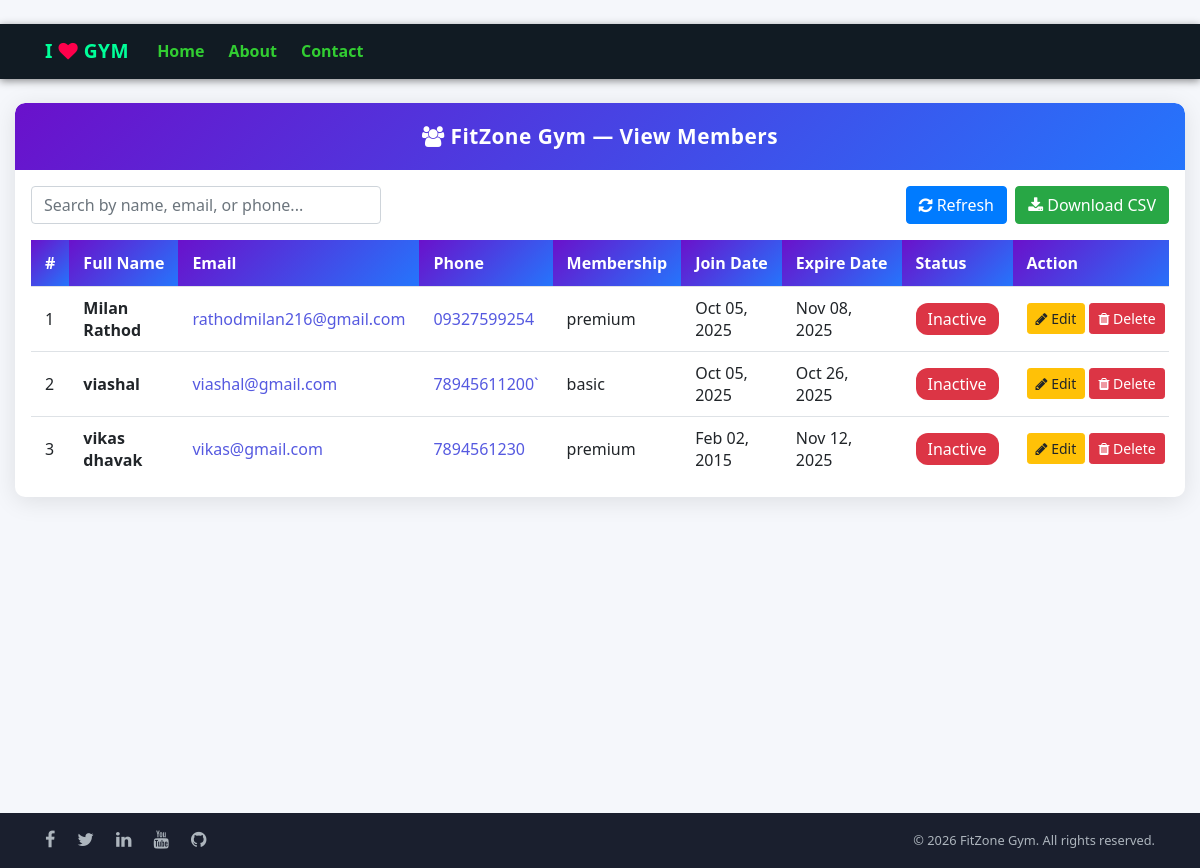
Page /view_member/ on the earlier database version.
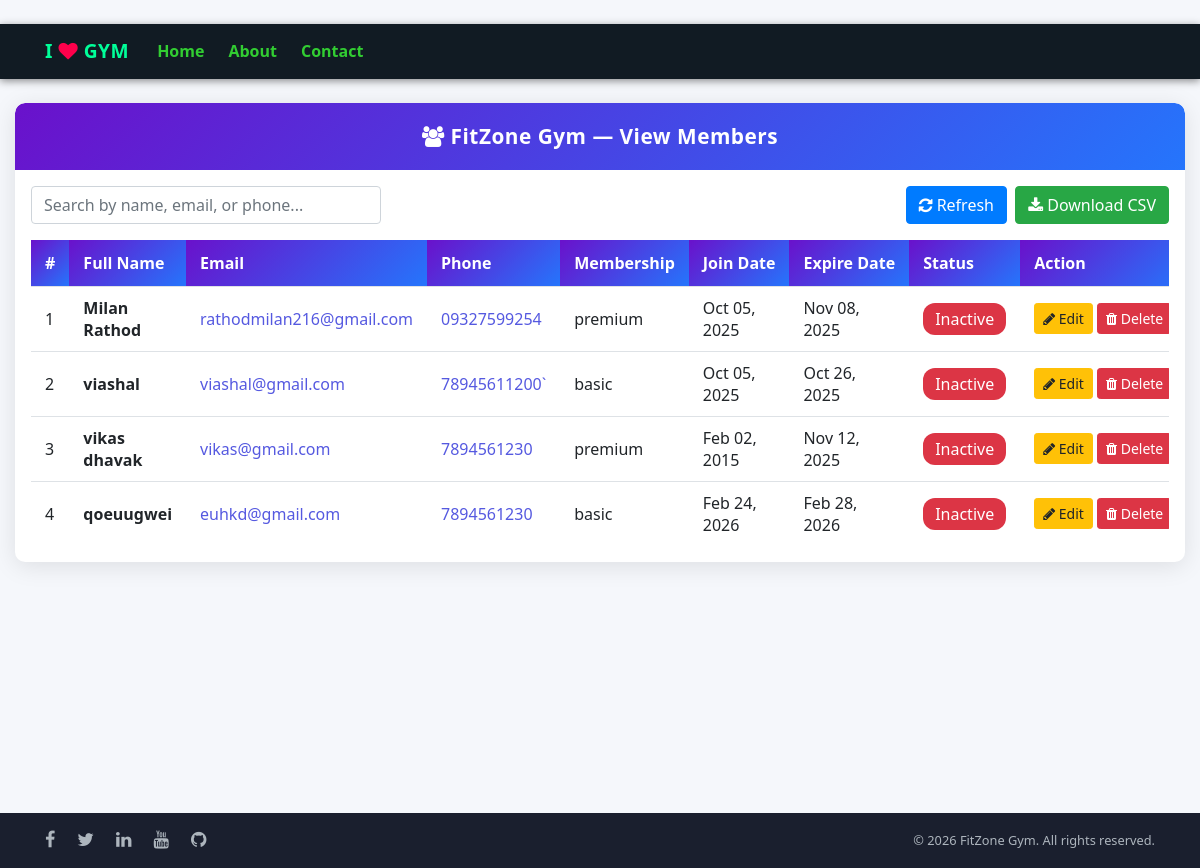
Same page on the later database version.
### gym/models.py (models this page shows, shortened)
class Member(models.Model):
    name = models.CharField(max_length=50)
    contact = models.CharField(max_length=15)
    emailid = models.EmailField(max_length=50)
    age = models.PositiveIntegerField()
    dob = models.DateField(null=True, blank=True)
    gender = models.CharField(max_length=10, default="")
    membership_type = models.CharField(max_length=20, default="basic")
    address = models.CharField(max_length=200, blank=True, default="")
    emergency_contact = models.CharField(max_length=50, blank=True, default="")
    medical_conditions = models.TextField(blank=True, default="")
    plan = models.ForeignKey(Plan, on_delete=models.CASCADE)  # Linked to Plan
    joindate = models.DateField()
    expiredate = models.DateField()
    initialamount = models.DecimalField(max_digits=10, decimal_places=2, default=0)

class Plan(models.Model):
    name = models.CharField(max_length=50)
    amount = models.DecimalField(max_digits=10, decimal_places=2)
    duration = models.PositiveIntegerField(help_text="Duration in days or months")
    def __str__(self):
        return self.name

### gym/views.py (the view)
# urls.py: path('view_member/', View_Member, name='view_member'),
def View_Member(request):
    member = Member.objects.all()
    import datetime
    today = datetime.date.today()
    for m in member:
        try:
            m.status = "Active" if m.expiredate and m.expiredate >= today else "Inactive"
        except Exception:
            m.status = "Inactive"
        if not hasattr(m, 'notes'):
            m.notes = ""
    d = {'member': member}
    return render(request, 'view_member.html', d)

### gym/templates/view_member.html (shortened to what this page needs)
﻿{% extends 'navigation.html' %}
{% block body %}
<div class="container-fluid py-4" style="max-width: 1200px;">
    <div class="view-card bg-white">
        <div class="view-header">
            <i class="fa fa-users"></i> FitZone Gym &mdash; View Members
        </div>
        <div class="p-3">
            <div class="row mb-3 align-items-center">
                <div class="col-md-6 mb-2 mb-md-0">
                    <input type="text" id="memberSearch" class="form-control search-bar" placeholder="Search by name, email, or phone..." onkeyup="searchMembers()">
                </div>
                <div class="col-md-6 text-md-right">
                    <button class="btn btn-primary mr-1" onclick="location.reload();"><i class="fa fa-refresh"></i> Refresh</button>
                    <a href="{% url 'export_member_csv' %}" class="btn btn-success"><i class="fa fa-download"></i> Download CSV</a>
                </div>
            </div>
            <div class="table-responsive">
                <table class="table table-hover mb-0">
                    <thead>
                        <tr>
                            <th>#</th>
                            <th>Full Name</th>
                            <th>Email</th>
                            <th>Phone</th>
                            <th>Membership</th>
                            <th>Join Date</th>
                            <th>Expire Date</th>
                            <th>Status</th>
                            <th>Action</th>
                        </tr>
                    </thead>
                    <tbody id="memberTable">
                        {% for i in member %}
                        <tr>
                            <td>{{ forloop.counter }}</td>
                            <td><strong>{{ i.name }}</strong></td>
                            <td><a href="mailto:{{ i.emailid }}" style="color:#5559e0;">{{ i.emailid }}</a></td>
                            <td><a href="tel:{{ i.contact }}" style="color:#5559e0;">{{ i.contact }}</a></td>
                            <td>{{ i.plan }}</td>
                            <td>{{ i.joindate|date:"M d, Y" }}</td>
                            <td>{{ i.expiredate|date:"M d, Y" }}</td>
                            <td>
                                {% if i.status == "Active" %}
                                    <span class="badge-active">Active</span>
                                {% else %}
                                    <span class="badge-inactive">Inactive</span>
                                {% endif %}
                            </td>
                            <td style="white-space:nowrap;">
                                <a class="btn btn-warning btn-sm" href="{% url 'edit_member' i.id %}"><i class="fa fa-pencil"></i> Edit</a>
                                <a class="btn btn-danger btn-sm" href="{% url 'delete_member' i.id %}" onclick="return confirm('Are you sure?')"><i class="fa fa-trash"></i> Delete</a>
                            </td>
                        </tr>
                        {% empty %}
                        <tr>
                            <td colspan="9" class="text-center text-muted py-4">No members found.</td>
                        </tr>
                        {% endfor %}
                    </tbody>
                </table>
            </div>
        </div>
    </div>
</div>
{% endblock %}

Differences in the rows shown:
added Member: name "qoeuugwei", emailid "euhkd@gmail.com", contact "7894561230", plan "basic", joindate "Feb 24, 2026", expiredate "Feb 28, 2026", shows "Inactive"
